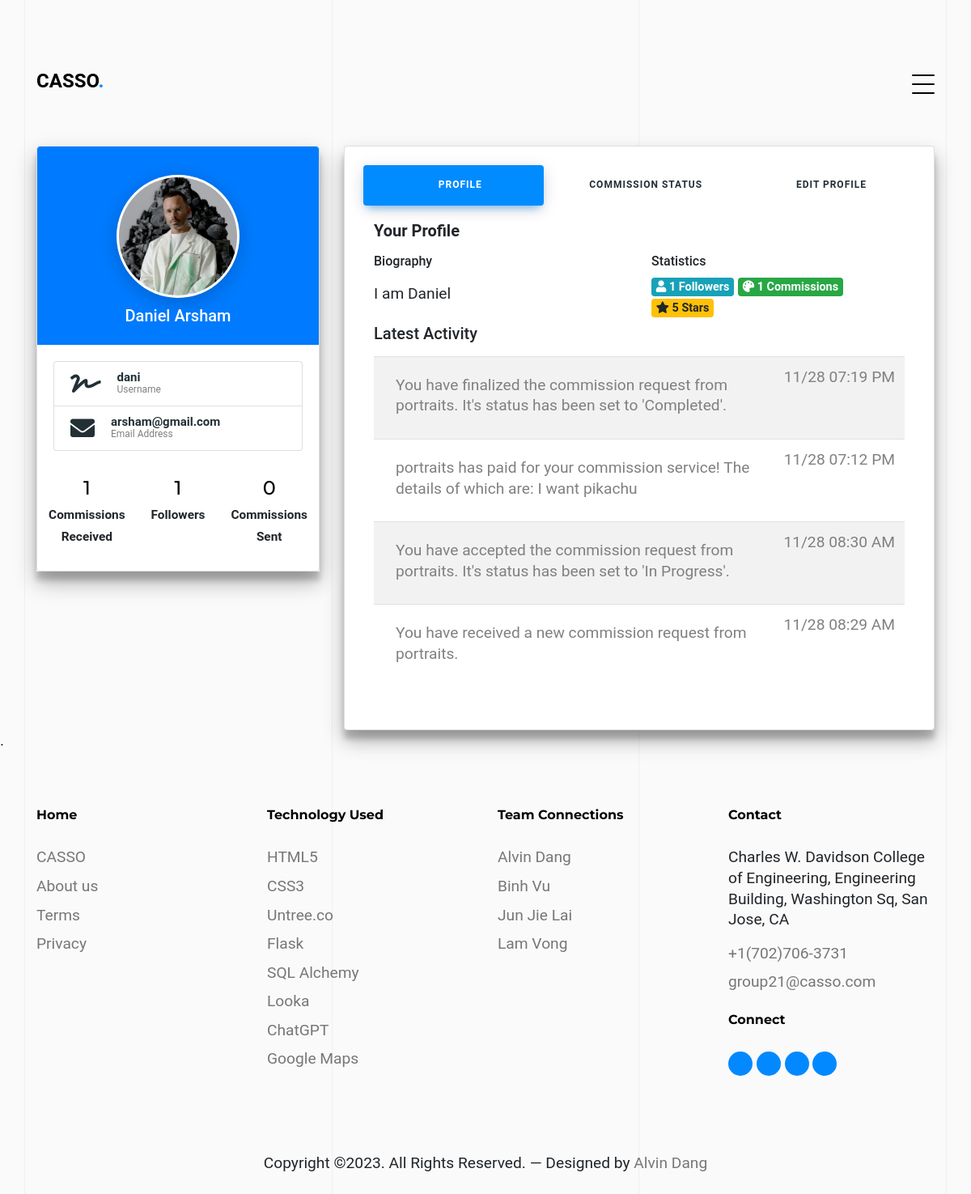
The app's page /profile-settings (signed in) with its own data.
### app/models.py (models this page shows, shortened)
class User(UserMixin, db.Model):
    id = db.Column(db.Integer, primary_key=True)
    full_name = db.Column(db.String(80), nullable=False)
    username = db.Column(db.String(80), unique=True, nullable=False)
    email = db.Column(EmailType, unique=True, nullable=False)
    password = db.Column(db.String(60), nullable=False)
    biography = db.Column(db.String(255))
    profile_picture = db.Column(db.String(255), default='default.jpg')
    def get(user_id):
        return User.query.get(int(user_id))
    posts = db.relationship('Post', backref='user', lazy=True, cascade='all, delete-orphan')
    commission_requests_sent = db.relationship('CommissionRequest',
        foreign_keys='CommissionRequest.sender_id',
        back_populates='sender',
        lazy='dynamic',
        cascade='all, delete-orphan')
    commission_requests_received = db.relationship('CommissionRequest',
        foreign_keys='CommissionRequest.receiver_id',
        back_populates='receiver',
        lazy='dynamic',
        cascade='all, delete-orphan')
    payments_sent = db.relationship('Payment',
        foreign_keys='Payment.payer_id',
        back_populates='payer',
        lazy='dynamic',
        cascade='all, delete-orphan')
    payments_received = db.relationship('Payment',
        foreign_keys='Payment.payee_id',
        back_populates='payee',
        lazy='dynamic',
        cascade='all, delete-orphan')
    messages_sent = db.relationship('Message',
        foreign_keys='Message.sender_id',
        backref='sent_messages',
        lazy='dynamic',
        overlaps="sent_messages",
        cascade='all, delete-orphan')
    messages_received = db.relationship('Message',
        foreign_keys='Message.receiver_id',
        backref='received_messages',
        lazy='dynamic',
        overlaps="received_messages",
        cascade='all, delete-orphan')
    chat_sessions_as_user1 = db.relationship('ChatSession',
        foreign_keys='ChatSession.user1_id',
        backref='user1',
        lazy='dynamic',
        cascade='all, delete-orphan')
    chat_sessions_as_user2 = db.relationship('ChatSession',
        foreign_keys='ChatSession.user2_id',
        backref='user2',
        lazy='dynamic',
        cascade='all, delete-orphan')
    followers = db.relationship('Follow', foreign_keys='Follow.followed_id',
        backref='followed',
        lazy='dynamic',
        cascade='all, delete-orphan')
    following = db.relationship('Follow', foreign_keys='Follow.follower_id',
        backref='follower',
        lazy='dynamic',
        cascade='all, delete-orphan')

class Message(db.Model):
    id = db.Column(db.Integer, primary_key=True)
    sender_id = db.Column(db.Integer, db.ForeignKey('user.id'), nullable=False)
    receiver_id = db.Column(db.Integer, db.ForeignKey('user.id'), nullable=False)
    content = db.Column(db.String(255), nullable=False)
    file_path = db.Column(db.String(255))
    created_at = db.Column(db.TIMESTAMP, default=db.func.current_timestamp())
    chat_session_id = db.Column(db.Integer, db.ForeignKey('chat_session.id'))
    sender = db.relationship('User', foreign_keys=[sender_id], backref='sent_messages', overlaps="sent_messages")
    receiver = db.relationship('User', foreign_keys=[receiver_id], backref='received_messages', overlaps="sent_messages")
    chat_session_id = db.Column(db.Integer, db.ForeignKey('chat_session.id'))
    chat_session = db.relationship('ChatSession', back_populates='messages')

### app/routes.py (the view)
@bp.route('/profile-settings')
@login_required
def profile():
    user_commission_requests = CommissionRequest.query.filter(
        (CommissionRequest.sender_id == current_user.id) | (CommissionRequest.receiver_id == current_user.id)
    ).all()
    user_commissions_received = CommissionRequest.query.filter(
        (CommissionRequest.receiver_id == current_user.id)
    ).all()
    user_commissions_sent = CommissionRequest.query.filter(
        (CommissionRequest.sender_id == current_user.id)
    ).all()
    user_posts = current_user.posts  # Get the user's posts
    user_followers = current_user.followers.all()
    user_following = current_user.following.all()
    admin_chat_session = None
    if current_user.username != 'Casso Admin':
        adminUser = User.query.filter_by(username='Casso Admin').first()
        admin_chat_session = ChatSession.query.filter(
            ((ChatSession.user1_id == current_user.id) & (ChatSession.user2_id == adminUser.id)) |
            ((ChatSession.user1_id == adminUser.id) & (ChatSession.user2_id == current_user.id))
        ).first()
        if not admin_chat_session:
            admin_chat_session = ChatSession(user1_id=current_user.id, user2_id=adminUser.id)
            db.session.add(admin_chat_session)
            db.session.commit()
        messages = admin_chat_session.messages.order_by(Message.created_at.desc()).all()
    else:
        messages = None
    return render_template('profile-settings.html', commission_requests=user_commission_requests, chat_session=admin_chat_session, messages=messages, commissions_received=user_commissions_received, posts=user_posts, followers=user_followers, following=user_following, commissions_sent=user_commissions_sent)

### run.py (called while the page is built)
@login_manager.user_loader
def load_user(user_id):
    from app.models import User
    return User.get(user_id)

### templates/profile-settings.html (shortened to what this page needs)
{% extends "base.html" %}
{% block content %}
<link rel="stylesheet" href="{{ url_for('static', filename='css/profile-settings.css') }}">
<link rel="stylesheet" href="https://cdnjs.cloudflare.com/ajax/libs/font-awesome/5.15.4/css/all.min.css">
<div class="untree_co-section untree_co-section-4 pb-0"  id="portfolio-section">
  <div class="container">
    <div class="portfolio-single-wrap unslate_co--section" id="portfolio-single-section">
      <div class="row">
              <div class="col-lg-4">
                <div class="profile-card-4 z-depth-3">
                  <div class="card">
                    <div class="card-body text-center bg-primary rounded-top">
                      <div class="user-box">
                        <img class="prof-pic" src="{{ url_for('static', filename='images/userPhotos/' + current_user.profile_picture) }}" alt="user avatar">
                      </div>
                    <h5 class="mb-1 text-white">{{ current_user.full_name }}</h5>
                  </div>
                    <div class="card-body">
                      <ul class="list-group shadow-none">
                      <li class="list-group-item">
                        <div class="list-icon">
                          <i class="fa fa-signature"></i>
                        </div>
                        <div class="list-details">
                          <span>{{ current_user.username }}</span>
                          <small>Username</small>
                        </div>
                      </li>
                      <li class="list-group-item">
                        <div class="list-icon">
                          <i class="fa fa-envelope"></i>
                        </div>
                        <div class="list-details">
                          <span>{{ current_user.email }}</span>
                          <small>Email Address</small>
                        </div>
                      </li>
                      </ul>
                      <div class="row text-center mt-4">
                        <div class="col p-2">
                        <h4 class="mb-1 line-height-5" style="color: black;">{{ commissions_received|length }}</h4>
                          <small class="mb-0 font-weight-bold">Commissions Received</small>
                        </div>
                          <div class="col p-2">
                            <h4 class="mb-1 line-height-5" style="color: black;">{{ followers|length }}</h4>
                          <small class="mb-0 font-weight-bold">Followers</small>
                          </div>
                          <div class="col p-2">
                          <h4 class="mb-1 line-height-5" style="color: black;">{{ commissions_sent|length }}</h4>
                          <small class="mb-0 font-weight-bold">Commissions Sent</small>
                          </div>
                      </div>
                    </div>
                  </div>
                </div>
              </div>
              <div class="col-lg-8">
                <div class="card z-depth-3">
                  <div class="card-body">
                  <ul class="nav nav-pills nav-pills-primary nav-justified">
                      <li class="nav-item">
                          <a href="javascript:void();" data-target="#profile" data-toggle="pill" class="nav-link active show"><i class="icon-user"></i> <span class="hidden-xs">Profile</span></a>
                      </li>
                      <li class="nav-item">
                          <a href="javascript:void();" data-target="#messages" data-toggle="pill" class="nav-link"><i class="icon-envelope-open"></i> <span class="hidden-xs">Commission Status</span></a>
                      </li>
                      <li class="nav-item">
                          <a href="javascript:void();" data-target="#edit" data-toggle="pill" class="nav-link"><i class="icon-note"></i> <span class="hidden-xs">Edit Profile</span></a>
                      </li>
                  </ul>
                  <div class="tab-content p-3">
                      <div class="tab-pane active show" id="profile">
                          <h5 class="mb-3"><strong>Your Profile</strong></h5>
                          <div class="row">
                              <div class="col-md-6">
                                  <h6>Biography</h6>
                                  <p style="padding-top: 10px;">
                                    {{ current_user.biography }}
                                  </p>
                              </div>
                              <div class="col-md-6">
                                  <h6>Statistics</h6>
                                  <span class="badge badge-info"><i class="fa fa-user"></i> {{ followers|length }} Followers</span>
                                  <span class="badge badge-success"><i class="fa fa-palette"></i> {{ commission_requests|length }} Commissions</span>
                                  <span class="badge badge-warning"><i class="fa fa-star"></i> 5 Stars</span>
                              </div>
                              <div class="col-md-12">
                                  <h5 class="mt-2 mb-3"> Latest Activity</h5>
                                  {% if messages %}
                                  <table class="table table-hover table-striped">
                                      <tbody>
                                        {% for message in messages %} <tr>
                                            <td>
                                              <span class="float-right font-weight" style="color: gray;">{{ message.created_at.strftime('%m/%d %I:%M %p') }}</span>
                                              <p style="padding-left: 15px; padding-top: 10px; color: gray;">{{ message.content }}</p>
                                            </td>
                                        </tr>
                                        {% endfor %}
                                      </tbody>
                                  </table>
                                  {% endif %}
                              </div>
                          </div>
                      </div>
                </div>
              </div>
            </div>
          </div>
        </div>
      </div>
    </div>
</div>
{% endblock %}

### static/css/style.css (style rules this page uses)
body { font-family: "PT Mono", monospace; line-height: 1.6; background: #ffffff; overflow-x: hidden; font-size: 16px; }
body:before { content: ""; position: fixed; top: 0; left: 0; z-index: 99; right: 0; bottom: 0; background: rgba(0, 0, 0, 0.2); opacity: 0; visibility: hidden; -webkit-transition: .3s all ease; -o-transition: .3s all ease; transition: .3s all ease; }
a { color: #0389ff; -webkit-transition: .3s all ease; -o-transition: .3s all ease; transition: .3s all ease; }
h1, .h1, h2, .h2, h3, .h3, h4, .h4 { font-family: "Montserrat", sans-serif; color: #dddde6; }
.untree_co-section { padding: 7rem 0; }
*, *::before, *::after { box-sizing: border-box; }
body { margin: 0; padding: 48px 0; font-family: "Figtree", sans-serif; font-size: 1.2rem; line-height: 1.6rem; background-image: linear-gradient(45deg, #7c9885, #b5b682); min-height: 100vh; }
* { margin: 0; padding: 0; box-sizing: border-box; }
body { width: 100%; background: #fafafa; position: relative; font-family: 'roboto', sans-serif; }

### static/css/profile-settings.css (style rules this page uses)
body { margin-top:20px; }
.user-box { width: 152px; margin: auto; margin-bottom: 20px; }
.user-box img { border-radius: 50%; padding: 3px; background: #fff; -webkit-box-shadow: 0px 5px 25px 0px rgba(0, 0, 0, 0.2); -moz-box-shadow: 0px 5px 25px 0px rgba(0, 0, 0, 0.2); -ms-box-shadow: 0px 5px 25px 0px rgba(0, 0, 0, 0.2); box-shadow: 0px 5px 25px 0px rgba(0, 0, 0, 0.2); }
.prof-pic { width: 152px; height: 152px; object-fit: cover; }
.profile-card-4 .user-box { width: 152px; margin: auto; margin-bottom: 10px; margin-top: 15px; }
.profile-card-4 .list-icon { display: table-cell; font-size: 30px; padding-right: 20px; vertical-align: middle; color: #223035; }
.profile-card-4 .list-details { display: table-cell; vertical-align: middle; font-weight: 600; color: #223035; font-size: 15px; line-height: 15px; }
.profile-card-4 .list-details small { display: table-cell; vertical-align: middle; font-size: 12px; font-weight: 400; color: #808080; }
.nav-pills .nav-link { border-radius: .25rem; color: #223035; font-size: 12px; text-align: center; letter-spacing: 1px; font-weight: 600; text-transform: uppercase; margin: 3px; padding: 12px 20px; -webkit-transition: all 0.3s ease; -moz-transition: all 0.3s ease; -o-transition: all 0.3s ease; transition: all 0.3s ease; }
.nav-pills .nav-link i { margin-right:2px; font-weight: 600; }
.nav-pills .nav-link.active, .nav-pills .show>.nav-link { color: #fff; background-color: #008cff; box-shadow: 0 4px 20px 0 rgba(0,0,0,.14), 0 7px 10px -5px rgba(0, 140, 255, 0.5); }
.card .tab-content { padding: 1rem 0 0 0; }
.z-depth-3 { -webkit-box-shadow: 0 11px 7px 0 rgba(0,0,0,0.19),0 13px 25px 0 rgba(0,0,0,0.3); box-shadow: 0 11px 7px 0 rgba(0,0,0,0.19),0 13px 25px 0 rgba(0,0,0,0.3); }

### records on screen
User: profile_picture (picture), full_name "Daniel Arsham", username "dani", email "arsham@gmail.com", biography "I am Daniel"
Message: created_at "11/28 07:19 PM", content "You have finalized the commission request from portraits. It's status has been set to 'Completed'."
Message: created_at "11/28 07:12 PM", content "portraits has paid for your commission service! The details of which are: I want pikachu"
Message: created_at "11/28 08:30 AM", content "You have accepted the commission request from portraits. It's status has been set to 'In Progress'."
Message: created_at "11/28 08:29 AM", content "You have received a new commission request from portraits."

### other values on screen
{{ commissions_received|length }} "1"
{{ followers|length }} "1"
{{ commissions_sent|length }} "0"
{{ commission_requests|length }} "1"
